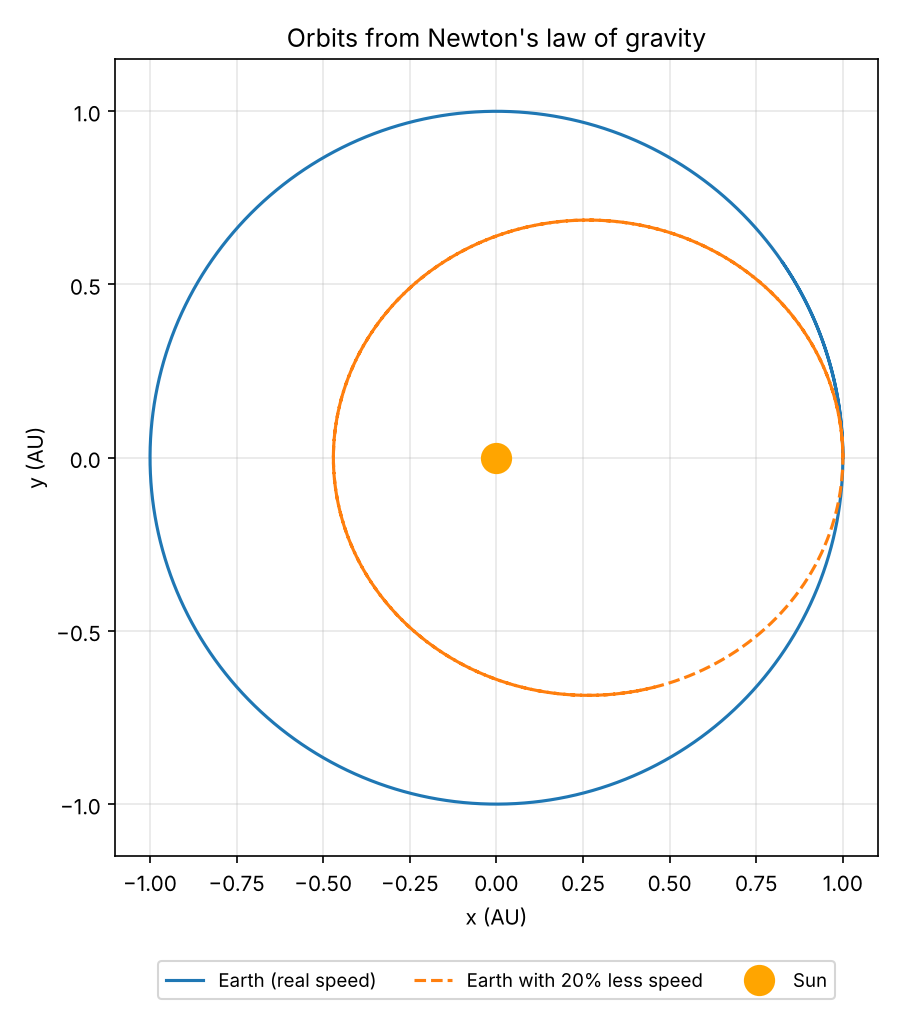

The Python source for this figure:
"""
Earth's orbit from Newton's law of gravity.

Question: If we only know Newton's law of gravitation and Earth's distance and
speed, can a computer predict that a year lasts about 365 days?

Physics used:
  Force of gravity: F = G*M*m / r^2, pointing toward the Sun
  So Earth's acceleration: a = -G*M * r_vector / r^3
  Solved with the "velocity Verlet" method, which keeps orbits stable
  (a simple method like Euler makes the planet slowly spiral away).
"""
import math
import matplotlib.pyplot as plt

GM_SUN = 1.327e20          # G times the Sun's mass, m^3/s^2
AU = 1.496e11              # Earth–Sun distance, m
V_EARTH = 29_780           # Earth's average orbital speed, m/s
DAY = 86_400               # seconds in a day
DT = 3600                  # time step: one hour


def acceleration(x, y):
    r = math.hypot(x, y)
    return -GM_SUN * x / r**3, -GM_SUN * y / r**3


def energy(x, y, vx, vy):
    """Energy per kilogram of Earth. It should stay constant if the simulation is good."""
    return 0.5 * (vx**2 + vy**2) - GM_SUN / math.hypot(x, y)


def simulate(days, speed=V_EARTH):
    x, y = AU, 0.0             # start to the right of the Sun
    vx, vy = 0.0, speed        # moving "up"
    ax, ay = acceleration(x, y)
    xs, ys = [x], [y]
    year_length = None
    e_start = energy(x, y, vx, vy)
    steps = int(days * DAY / DT)
    for step in range(1, steps + 1):
        # velocity Verlet
        x += vx * DT + 0.5 * ax * DT**2
        y_old = y
        y += vy * DT + 0.5 * ay * DT**2
        ax_new, ay_new = acceleration(x, y)
        vx += 0.5 * (ax + ax_new) * DT
        vy += 0.5 * (ay + ay_new) * DT
        ax, ay = ax_new, ay_new
        xs.append(x)
        ys.append(y)
        # one full orbit = crossing the starting line (y = 0, x > 0) again, going up
        if year_length is None and y_old < 0 <= y and x > 0:
            year_length = step * DT / DAY
    drift = abs(energy(x, y, vx, vy) - e_start) / abs(e_start) * 100
    return xs, ys, year_length, drift


if __name__ == "__main__":
    xs, ys, year, drift = simulate(days=400)
    print(f"Predicted length of a year: {year:.1f} days (real value: 365.25)")
    print(f"Energy changed by only {drift:.1e}% over the simulation (a good sign: energy should be conserved)")

    # What if Earth were 20% slower? It falls into an oval (elliptical) orbit.
    xs2, ys2, year2, _ = simulate(days=400, speed=V_EARTH * 0.8)
    print(f"With 20% less speed, the orbit becomes an oval and a year lasts {year2:.1f} days")

    plt.figure(figsize=(6, 6.8))
    plt.plot([x / AU for x in xs], [y / AU for y in ys], label="Earth (real speed)")
    plt.plot([x / AU for x in xs2], [y / AU for y in ys2], "--", label="Earth with 20% less speed")
    plt.plot(0, 0, "o", color="orange", markersize=14, label="Sun")
    plt.xlabel("x (AU)")
    plt.ylabel("y (AU)")
    plt.title("Orbits from Newton's law of gravity")
    plt.axis("equal")
    plt.legend(loc="upper center", bbox_to_anchor=(0.5, -0.12), ncol=3, fontsize=9)
    plt.grid(alpha=0.3)
    plt.tight_layout()
    plt.savefig("orbit.png", dpi=150)
    print("Saved the chart as orbit.png")
    plt.show()
